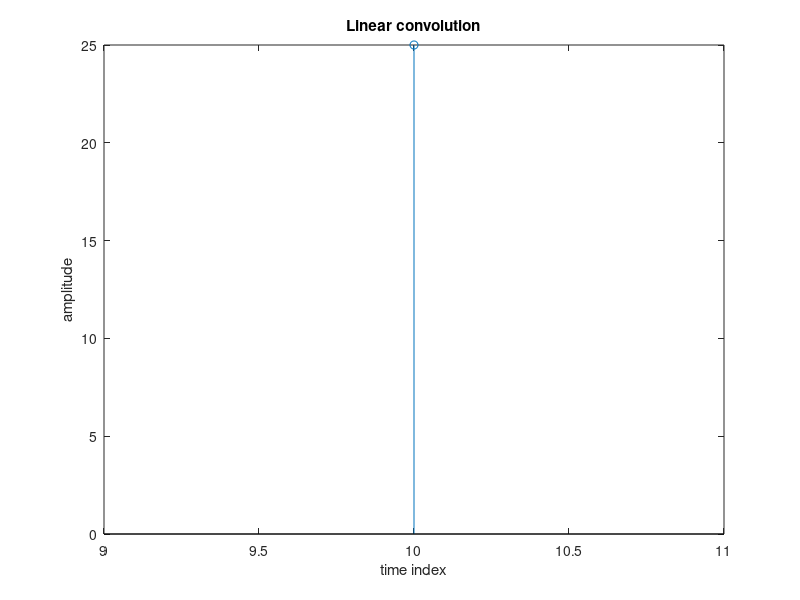

MATLAB code to generate this figure:
% with buildin function
clc;
clear all;
close all;
x=input("Enter the elements in x[n]:");
x_ind=input("Enter the index of x[n]:");
h=input("Enter the elements in h[n]:");
h_ind=input("Enter the index of h[n]:");
y=conv(x,h);
y_ind=min(x_ind)+min(h_ind):max(x_ind)+max(h_ind);
disp('Linear convolution result:');
disp(y);
stem(y_ind,y);
title("Linear convolution");
xlabel("time index");
ylabel("amplitude");

% without buildin function
clc;
clear all;
close all;
x=input("Enter the elements in x[n]:");
x_ind=input("Enter the index of x[n]:");
h=input("Enter the elements in h[n]:");
h_ind=input("Enter the index of h[n]:");
n1 = length(x);
n2 = length(h);
n = n1 + n2 - 1;
y = zeros(1, n);
for i = 0:n-1
 for j = 0:n1-1
 if (i - j >= 0 && i - j < n2)
 y(i+1) = y(i+1) + x(j+1) * h(i - j + 1);
 end
 end
end
disp('Linear convolution result:');
disp(y);
y_ind=min(x_ind)+min(h_ind):max(x_ind)+max(h_ind);
stem(y_ind,y);
title("Linear convolution");
xlabel("time index");
ylabel("amplitude");